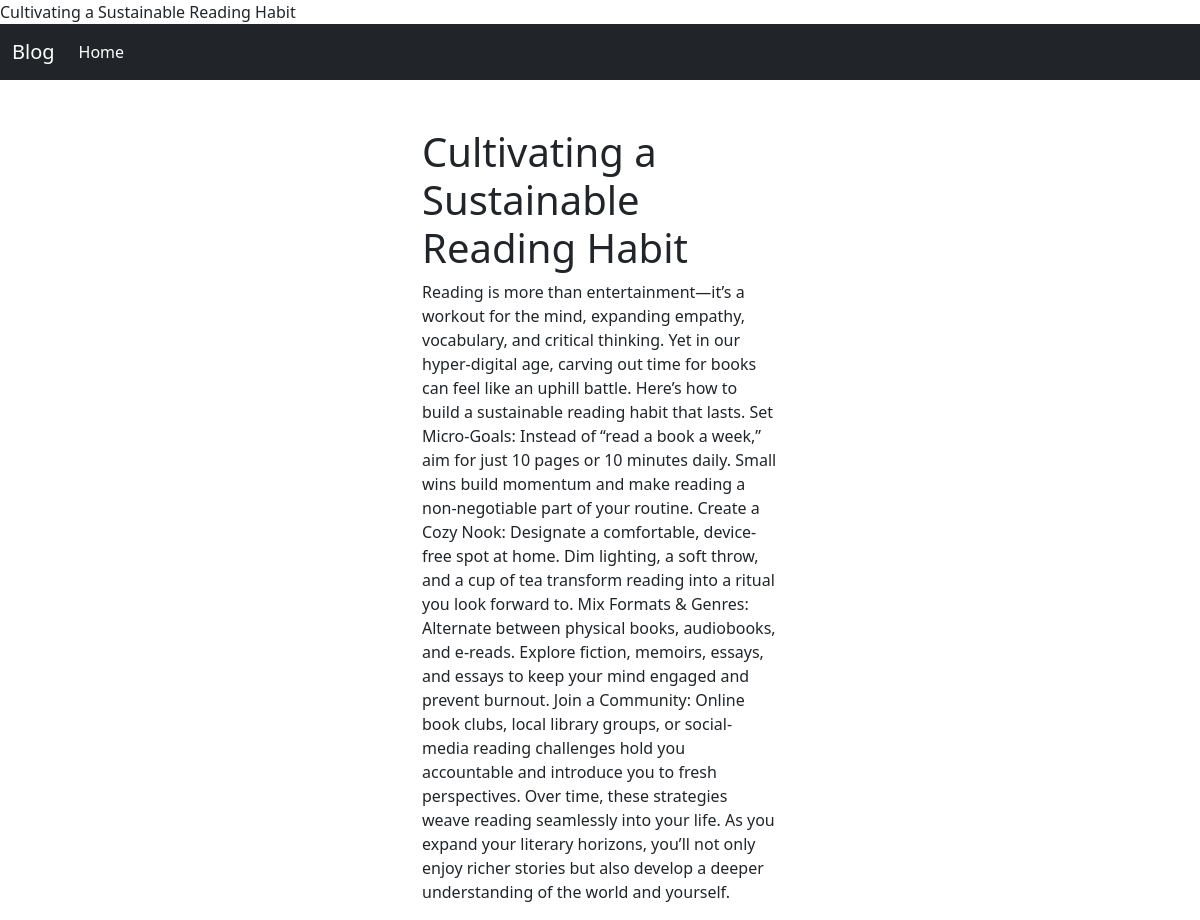
The app's page /blog/cultivating-a-sustainable-reading-habit/ with its own data.
### blog/models.py (models this page shows, shortened)
class Post(models.Model):
    class NewManager(models.Manager):
        def get_queryset(self):
            return super().get_queryset() .filter(status='published')
    options = (
        ('draft', 'Draft'),
        ('published', 'Published'),
    )
    title = models.CharField(max_length=250)
    excerpt = models.TextField(null=True)
    slug = models.SlugField(max_length=250, unique_for_date='publish')
    publish = models.DateTimeField(default=timezone.now)
    author = models.ForeignKey(
        User, on_delete=models.CASCADE, related_name='blog_posts')
    content = models.TextField()
    status = models.CharField(
        max_length=10, choices=options, default='draft')
    objects = models.Manager()
    newmanager = NewManager()
    class Meta:
        ordering = ('publish',)

### blog/views.py (the view)
# urls.py: path('<slug:post>/', views.post_single, name='post_single'),
def post_single(request, post):
    post = get_object_or_404(Post, slug=post, status='published')
    return render(request, 'blog/single.html', {'post': post})

### blog/templates/blog/single.html (shortened to what this page needs)
{%extends "blog/base.html" %}
{%block content%}
<div class="container">
    <div class="row justify-content-md-center pt-5">
      <div class="col-md-4">
        <div class ="col-12"><h1>{{post.title}}</h1></div>
        <div class="col-12"><p>{{post.content|safe}}</p></div>
    </div>
     </div>
      </div>
    {%endblock%}

### records on screen
Post: title "Cultivating a Sustainable Reading Habit", content "Reading is more than entertainment—it’s a workout for the mind, expanding empathy, vocabulary, and critical thinking. Yet in our hyper-digital age, carving out time for books can feel like an uphill battle. Here’s how to build a sustainable reading habit that lasts. Set Micro-Goals: Instead of “read a book a week,” aim for just 10 pages or 10 minutes daily. Small wins build momentum and make reading a non-negotiable part of your routine. Create a Cozy Nook: Designate a comfortable, device-free spot at home. Dim lighting, a soft throw, and a cup of tea transform reading into a ritual you look forward to. Mix Formats & Genres: Alternate between physical books, audiobooks, and e-reads. Explore…"
